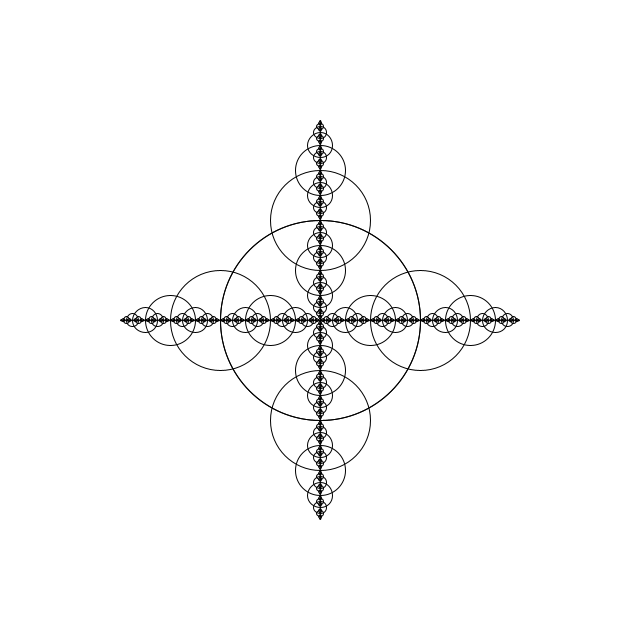
Frame 1 (no input)
Frame 60 (the mouse pressed at the canvas centre just before this capture): identical to frame 1, image omitted
Frame 120 (the mouse held since frame 60 and released just before this capture): identical to frame 1, image omitted

The Processing sketch that drew this single still picture (run headless with seeded random() and noise(); from frame 60 on, the mouse is pressed at the canvas centre):

// Processing sketch: recursiveCircles
// ── recursiveCircles.pde
void setup(){
  size(640, 640);
}

void draw(){
  background(255);
  drawCircle1(width/2, height/2, 200);
  drawCircle2(width/2, height/2, 200);

}

void drawCircle1(float x, float y, float radius){
  stroke(0);
  noFill();
  ellipse( x, y, radius, radius);
  if(radius > 2){
    drawCircle1(x + radius/2, y, radius/2);
    drawCircle1(x - radius/2, y, radius/2);
  }
}

void drawCircle2(float x, float y, float radius){
  stroke(0);
  noFill();
  ellipse( x, y, radius, radius);
  if(radius > 2){
    drawCircle2(x , y + radius/2, radius/2);
    drawCircle2(x , y - radius/2, radius/2);
  }
}
